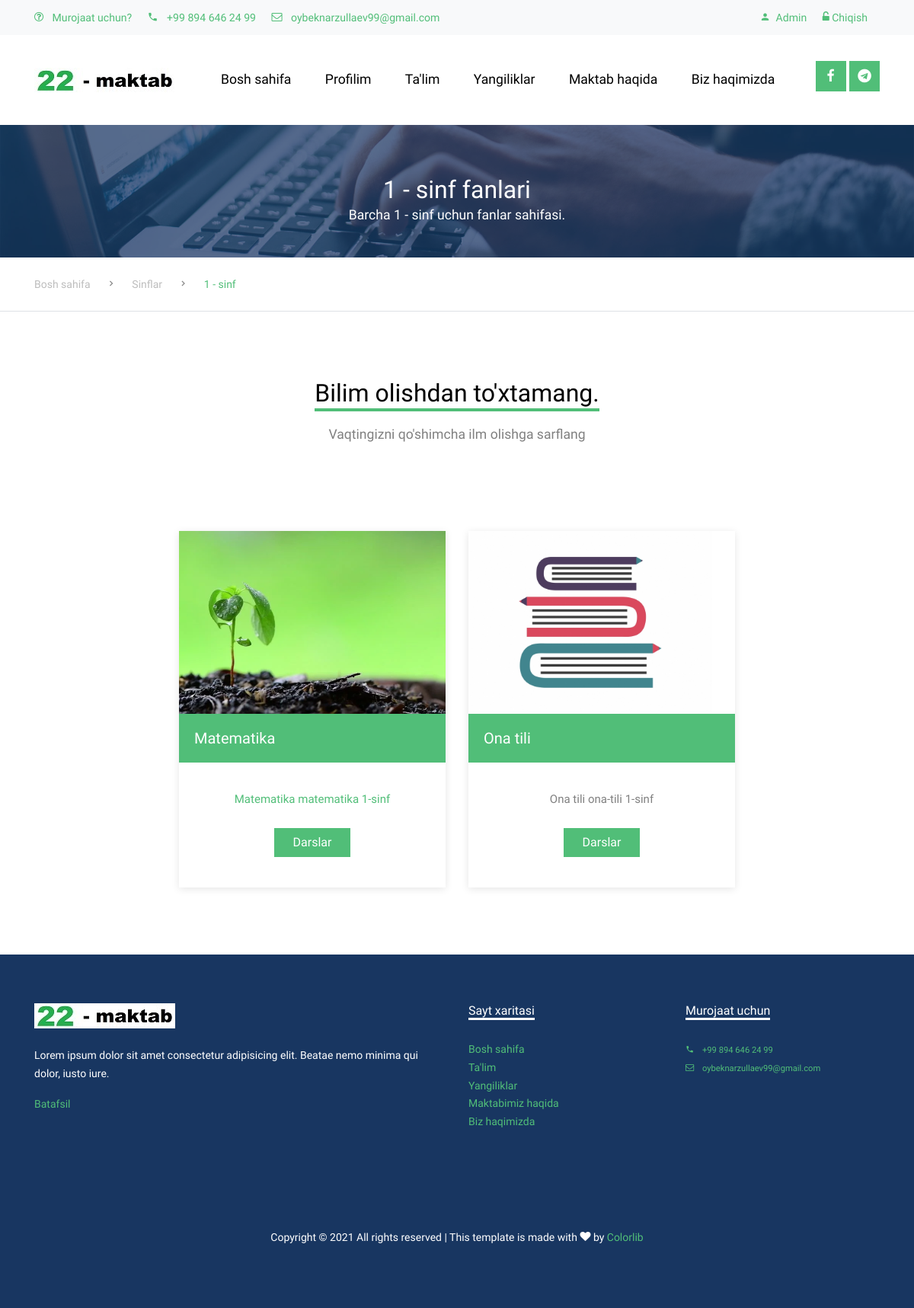
/curriculum/1-sinf/ (signed in), run on an earlier commit of the app's database.
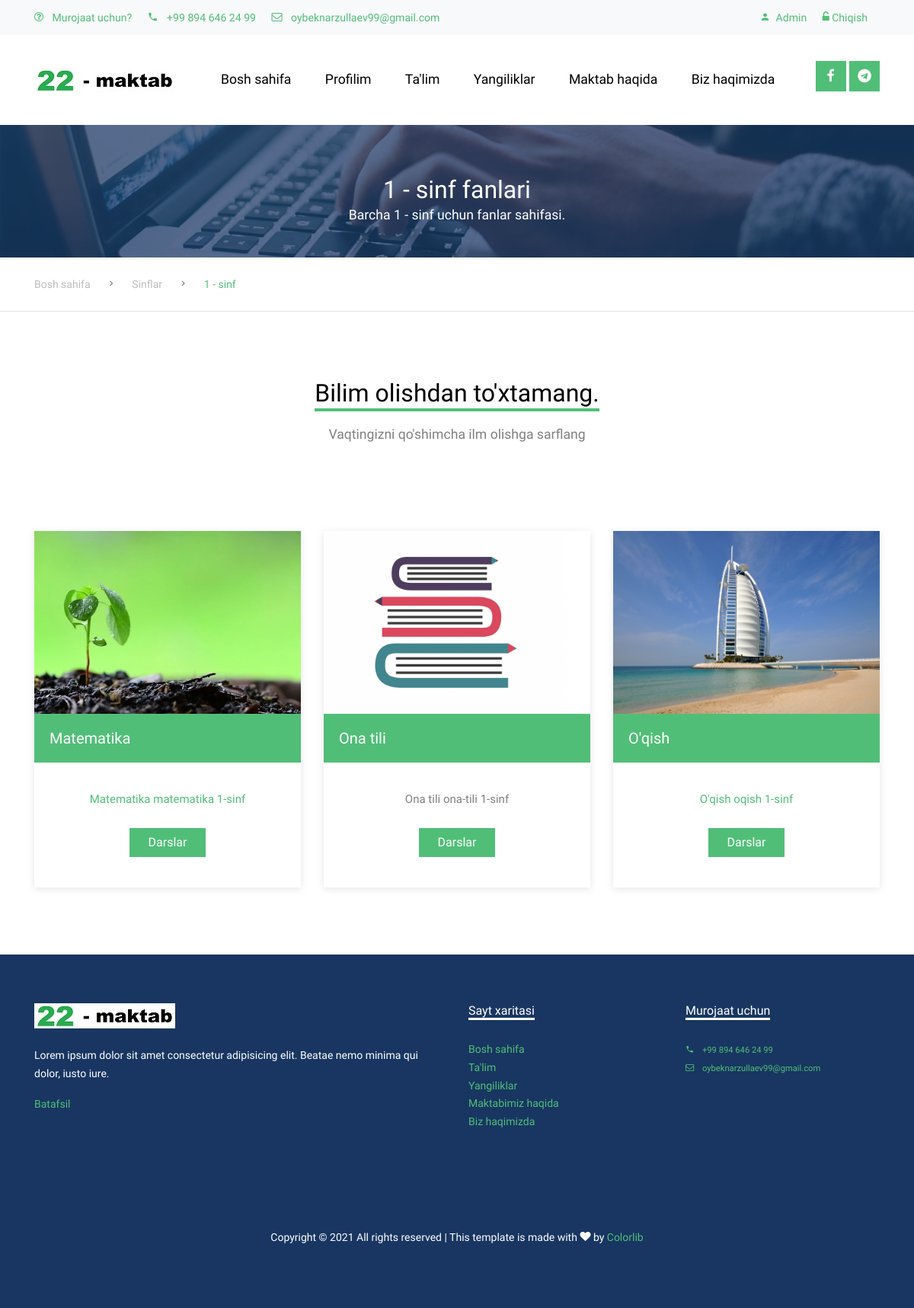
And on a later commit of the database.
### curriculum/models.py (models this page shows, shortened)
class Standard(models.Model):
    name = models.CharField(max_length=100, unique=True)
    slug = models.SlugField(null=True, blank=True)
    description = models.TextField(max_length=500, blank=True)

class Subject(models.Model):
    name = models.CharField(max_length=100)
    slug = models.SlugField(null=True, blank=True)
    standard = models.ForeignKey(Standard, on_delete=models.CASCADE, related_name='subjects')
    image = models.ImageField(upload_to=save_subject_image, blank=True, verbose_name='Subject Image')
    description = models.TextField(max_length=500, blank=True)

### curriculum/views.py (the view)
# urls.py: path('<slug:slug>/', views.SubjectListView.as_view(), name='subject_list'),
class SubjectListView(DetailView):
    context_object_name = 'standards'
    model = Standard
    template_name = 'curriculum/subject_list_view.html'

### curriculum/templates/curriculum/subject_list_view.html (shortened to what this page needs)
{% extends 'base.html' %} {% load static %}  {% block content %}
{% if user.is_authenticated %}
<div class="site-section ftco-subscribe-1 site-blocks-cover pb-4"
  style="background-image: url('{% static 'images/bg_1.jpg' %}')">
  <div class="container">
    <div class="row align-items-end justify-content-center text-center">
      <div class="col-lg-7">
        <h2 class="mb-0">{{standards.name}} fanlari</h2>
        <p>Barcha {{standards.name}} uchun fanlar sahifasi.</p>
      </div>
    </div>
  </div>
</div>
<div class="custom-breadcrumns border-bottom">
  <div class="container">
    <a href="{% url 'index' %}">Bosh sahifa</a>
    <span class="mx-3 icon-keyboard_arrow_right"></span>
    <a href="{% url 'curriculum:standard_list' %}">Sinflar</a>
    <span class="mx-3 icon-keyboard_arrow_right"></span>
    <span class="current">{{standards.name}}</span>
  </div>
</div>
<div class="site-section" id="courses">
  <div class="container">
    <div class="row mb-5 justify-content-center text-center">
      <div class="col-lg-6 mb-5">
        <h2 class="section-title-underline mb-3">
          <span>Bilim olishdan to'xtamang.</span>
        </h2>
        <p>Vaqtingizni qo'shimcha ilm olishga sarflang</p>
      </div>
    </div>
    {% if not standards.subjects.all %}
    <div style="text-align: center;">
      <svg xmlns="http://www.w3.org/2000/svg" width="32" height="32" fill="currentColor"
        class="bi bi-exclamation-triangle" viewBox="0 0 16 16">
        <path
          d="M7.938 2.016A.13.13 0 0 1 8.002 2a.13.13 0 0 1 .063.016.146.146 0 0 1 .054.057l6.857 11.667c.036.06.035.124.002.183a.163.163 0 0 1-.054.06.116.116 0 0 1-.066.017H1.146a.115.115 0 0 1-.066-.017.163.163 0 0 1-.054-.06.176.176 0 0 1 .002-.183L7.884 2.073a.147.147 0 0 1 .054-.057zm1.044-.45a1.13 1.13 0 0 0-1.96 0L.165 13.233c-.457.778.091 1.767.98 1.767h13.713c.889 0 1.438-.99.98-1.767L8.982 1.566z" />
        <path
          d="M7.002 12a1 1 0 1 1 2 0 1 1 0 0 1-2 0zM7.1 5.995a.905.905 0 1 1 1.8 0l-.35 3.507a.552.552 0 0 1-1.1 0L7.1 5.995z" />
      </svg>
      <h3> Fanlar mavjud emas!</h3>
    </div>
    {% else %}
    <div class="row justify-content-center">
      {% for subject in standards.subjects.all %}
      <div class="col-lg-4">
        <div class="course-1-item" style="width: 100%;">
          <figure class="thumnail">
            <a href="course-single.html">
              {% if subject.image %}
              <img src="{{subject.image.url|default_if_none:'#'}}" alt="Image" class="img-fluid"
                style="height: 15rem; width:100%; object-fit: cover;">
              {% else %}
              <img src="{% static 'images/subject.jpg' %}" alt="Image" class="img-fluid"
                style="height: 15rem; background-size: cover; object-fit: cover;" /></a>
            {% endif %}
            <div class="category">
              <h3>{{subject.name}}</h3>
            </div>
          </figure>
          <div class="course-1-content pb-4">
            <p class="desc mb-4">
              {{subject.description|truncatechars:75}}
              {{subject.slug}} {{standards.slug}}
            </p>
            <p>
              <a href="{% url 'curriculum:lesson_list'  standard=standards.slug slug=subject.slug %}"
                class="btn btn-primary rounded-0 px-4">Darslar</a>
            </p>
          </div>
        </div>
      </div>
      {% endfor %}
    </div>
  </div>
  {% endif %}
</div>
</div>
{% endif %}
{% endblock content %}

### templates/base.html (shortened to what this page needs)
<!DOCTYPE html>
<html lang="en">
<head>
  {% load static %}
  <link rel="stylesheet" href="{% static 'fonts/icomoon/style.css' %}" />
  <link rel="stylesheet" href="{% static 'css/bootstrap.min.css' %}" />
  <link rel="stylesheet" href="{% static 'css/jquery-ui.css' %}" />
  <link rel="stylesheet" href="{% static 'css/owl.carousel.min.css' %}" />
  <link rel="stylesheet" href="{% static 'css/owl.theme.default.min.css' %}" />
  <link rel="stylesheet" href="{% static 'css/owl.theme.default.min.css' %}" />
  <link rel="stylesheet" href="{% static 'css/jquery.fancybox.min.css' %}" />
  <link rel="stylesheet" href="{% static 'css/bootstrap-datepicker.css' %}" />
  <link rel="stylesheet" href="{% static 'fonts/flaticon/font/flaticon.css' %}" />
  <link rel="stylesheet" href="{% static 'css/aos.css' %}" />
  <link href="{% static 'css/jquery.mb.YTPlayer.min.css' %}" media="all" rel="stylesheet" type="text/css" />
  <link rel="stylesheet" href="{% static 'css/style.css' %}" />
  <link rel="stylesheet" href="{% static 'css/my.css' %}" />
</head>
<body data-spy="scroll" data-target=".site-navbar-target" data-offset="300">
  <div class="site-wrap">
    <div class="py-2 bg-light">
      <div class="container">
        <div class="row align-items-center">
          <div class="col-lg-7 d-none d-lg-block">
            <a href="#!" class="small mr-3"><span class="icon-question-circle-o mr-2"></span> Murojaat
              uchun?</a>
            <a href="#" class="small mr-3"><span class="icon-phone2 mr-2"></span> +99 894 646 24 99</a>
            <a href="#" class="small mr-3"><span class="icon-envelope-o mr-2"></span>
              oybeknarzullaev99@gmail.com</a>
          </div>
          <div class="col-lg-5 text-right">
            {% if user.is_superuser %}
            <a href="{% url 'admin:index' %}" class="small mr-3"><span class="icon-person">
              </span> Admin</a>
            <a href="{% url 'user_logout' %}" class="small mr-3"><span class="icon-unlock-alt"></span> Chiqish</a>
            {% elif user.is_authenticated %}
            <a href="{% url 'profile' %}" class="small mr-3"><span class="icon-person">
              </span> {{user.first_name}} {{user.last_name}}</a>
            <a href="{% url 'user_logout' %}" class="small mr-3"><span class="icon-unlock-alt"></span> Chiqish</a>
            {% else %}
            <a href="{% url 'user_login' %}" class="small mr-3"><span class="icon-unlock-alt"></span> Kirish</a>
            <a href="{% url 'register' %}" class="small btn btn-primary px-4 py-2 rounded-0"><span
                class="icon-users"></span> Hisob ochish</a>
            {% endif %}
          </div>
        </div>
      </div>
    </div>
    <header class="site-navbar py-4 js-sticky-header site-navbar-target" role="banner">
      <div class="container">
        <div class="d-flex align-items-center">
          <div class="site-logo">
            <a href="{% url 'index' %}" class="d-block">
              <img src="{% static 'images/logo4.jpg' %}" alt="Image" class="img-fluid">
            </a>
          </div>
          <div class="mr-auto">
            <nav class="site-navigation position-relative text-right" role="navigation">
              <ul class="site-menu main-menu js-clone-nav mr-auto d-none d-lg-block">
                <li>
                  <a href="{% url 'index' %}" class="nav-link text-left">Bosh sahifa</a>
                </li>
                <li>
                  <a href="{% url 'profile' %}" class="nav-link text-left">Profilim</a>
                </li>
                <li>
                  <a href="{% url 'curriculum:standard_list' %}" class="nav-link text-left">Ta'lim</a>
                </li>
                <li>
                  <a href="{% url 'news' %}" class="nav-link text-left">Yangiliklar</a>
                </li>
                <li>
                  <a href="{% url 'about_school' %}" class="nav-link text-left">Maktab haqida</a>
                </li>
                <li>
                  <a href="{% url 'about_us' %}" class="nav-link text-left">Biz haqimizda</a>
                </li>
              </ul>
            </nav>
          </div>
          <div class="ml-auto">
            <div class="social-wrap">
              <a href="#"><span class="icon-facebook" title='facebook'></span></a>
              <a href="#"><span class="icon-telegram" title='telegram'></span></a>
            </div>
          </div>
        </div>
      </div>
    </header>
    {% block content %}{% endblock content %}
    <div class="footer">
      <div class="container">
        <div class="row">
          <div class="col-lg-6">
            <p class="mb-4">
              <img src="{% static 'images/logo4.jpg' %}" alt="Image" class="img-fluid" />
            </p>
            <p>
              Lorem ipsum dolor sit amet consectetur adipisicing elit. Beatae
              nemo minima qui dolor, iusto iure.
            </p>
            <p><a href="{% url 'about_school' %}">Batafsil</a></p>
          </div>
          <div class="col-lg-3">
            <h3 class="footer-heading"><span>Sayt xaritasi</span></h3>
            <ul class="list-unstyled">
              <li><a href="{% url 'index' %}">Bosh sahifa</a></li>
              <li>
                <a href="{% url 'curriculum:standard_list' %}">Ta'lim</a>
              </li>
              <li><a href="{% url 'news' %}">Yangiliklar</a></li>
              <li><a href="{% url 'about_school' %}">Maktabimiz haqida</a></li>
              <li><a href="{% url 'about_us' %}">Biz haqimizda</a></li>
            </ul>
          </div>
          <div class="col-lg-3">
            <h3 class="footer-heading"><span>Murojaat uchun</span></h3>
            <ul class="list-unstyled">
              <li>
                <a href="#!" class="small mr-3"><span class="icon-phone2 mr-2"></span> +99 894 646 24 99</a>
              </li>
              <li>
                <a href="#!" class="small mr-3"><span class="icon-envelope-o mr-2"></span>
                  oybeknarzullaev99@gmail.com</a>
              </li>
            </ul>
          </div>
        </div>
        <div class="row">
          <div class="col-12">
            <div class="copyright">
              <p>
                Copyright &copy;
                All rights reserved | This template is made with
                <i class="icon-heart" aria-hidden="true"></i> by
                <a href="https://colorlib.com" target="_blank">Colorlib</a>
              </p>
            </div>
          </div>
        </div>
      </div>
    </div>
</body>
</html>

### static/css/style.css (style rules this page uses)
body { line-height: 1.7; color: gray; font-weight: 300; font-size: 1.1rem; }
a { -webkit-transition: 0.3s all ease; -o-transition: 0.3s all ease; transition: 0.3s all ease; }
h1, h2, h3, h4, h5, .h1, .h2, .h3, .h4, .h5 { font-family: "Muli", -apple-system, BlinkMacSystemFont, "Segoe UI", Roboto, "Helvetica Neue", Arial, sans-serif, "Apple Color Emoji", "Segoe UI Emoji", "Segoe UI Symbol", "Noto Color Emoji"; }
.site-wrap:before { display: none; -webkit-transition: 0.3s all ease-in-out; -o-transition: 0.3s all ease-in-out; transition: 0.3s all ease-in-out; background: rgba(0, 0, 0, 0.6); content: ""; position: absolute; z-index: 2000; top: 0; left: 0; right: 0; bottom: 0; opacity: 0; visibility: hidden; }
.site-section { padding: 2.5em 0; }
@media (min-width: 768px) { .site-section { padding: 5em 0; } }
.site-logo { position: relative; font-weight: 900; font-size: 1.3rem; }
.site-logo a { color: #000; }
.site-navbar { margin-bottom: 0px; z-index: 1999; position: absolute; width: 100%; }
.site-navbar .site-navigation .site-menu { margin-bottom: 0; }
.site-navbar .site-navigation .site-menu a { text-decoration: none !important; display: inline-block; }
.site-navbar .site-navigation .site-menu > li { display: inline-block; }
.site-navbar .site-navigation .site-menu > li > a { padding: 20px 20px; color: #000; display: inline-block; text-decoration: none !important; }
.site-mobile-menu .site-nav-wrap { padding: 0; margin: 0; list-style: none; position: relative; }
.site-mobile-menu .site-nav-wrap a { padding: 10px 20px; display: block; position: relative; color: #212529; }
.site-mobile-menu .site-nav-wrap li { position: relative; display: block; }
.site-mobile-menu .site-nav-wrap > li { display: block; position: relative; float: left; width: 100%; }
.site-mobile-menu .site-nav-wrap > li > a { padding-left: 20px; font-size: 20px; }
.sticky-wrapper + .site-blocks-cover { margin-top: 96px; }
.sticky-wrapper .site-navbar { -webkit-transition: 0.3s all ease; -o-transition: 0.3s all ease; transition: 0.3s all ease; background: #fff; }
.sticky-wrapper .site-navbar .site-logo a { color: #000; }
.sticky-wrapper .site-navbar .site-menu > li { display: inline-block; }
.custom-breadcrumns { padding: 20px 0; }
.custom-breadcrumns span, .custom-breadcrumns a { font-size: 14px; }
.custom-breadcrumns a { display: inline-block; color: #bdbdbd; }
.custom-breadcrumns .current { color: #51be78; }
.section-title-underline { color: #000; }
.section-title-underline span { display: inline-block; border-bottom: 4px solid #51be78; }
.social-wrap a { display: inline-block; width: 40px; height: 40px; background: #51be78; position: relative; }
.social-wrap a > span { position: absolute; color: #fff; left: 50%; top: 50%; -webkit-transform: translate(-50%, -50%); -ms-transform: translate(-50%, -50%); transform: translate(-50%, -50%); }
.course-1-item { -webkit-box-shadow: 0 2px 10px 0 rgba(0, 0, 0, 0.1); box-shadow: 0 2px 10px 0 rgba(0, 0, 0, 0.1); }
.course-1-item figure { position: relative; }
.course-1-item .category { background: #51be78; padding: 20px; }
.course-1-item .category h3 { color: #fff; font-size: 20px; margin-bottom: 0; }
.course-1-item .course-1-content { padding: 20px 40px; text-align: center; }
.course-1-item .course-1-content .desc { font-size: 15px; }
.footer { padding: 4rem 0; background: #183661; font-size: 14px; color: #fff; }
.footer .footer-heading { font-size: 16px; color: #fff; margin-bottom: 30px; }
.footer .footer-heading span { border-bottom: 3px solid #fff; }
.footer .copyright { color: #fff; padding-top: 7rem; text-align: center; }
.ftco-subscribe-1 { background-size: cover; background-position: center center; background-repeat: no-repeat; position: relative; }
.ftco-subscribe-1:before { position: absolute; content: ""; background: #183661; opacity: 0.7; z-index: 1; top: 0; left: 0; right: 0; bottom: 0; }
.ftco-subscribe-1 > .container { position: relative; z-index: 2; }
.ftco-subscribe-1 > .container h2, .ftco-subscribe-1 > .container p { color: #fff; }

What changed in the data, as far as the page shows it:
added Subject: image (picture), name "O'qish", description "O'qish", slug "oqish", {{ standards.slug }} "1-sinf"
